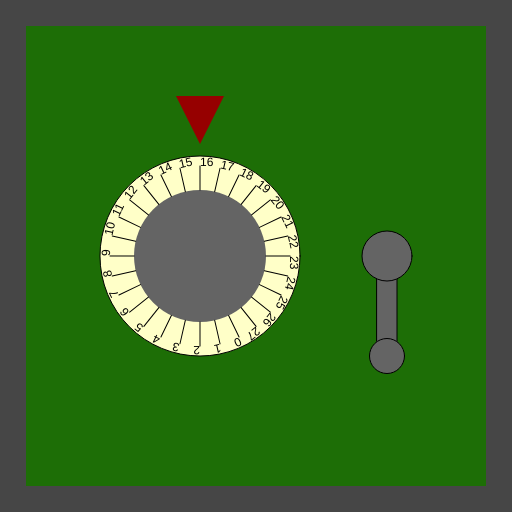
Frame 1 (no input)
Frame 60 (no input): identical to frame 1, image omitted
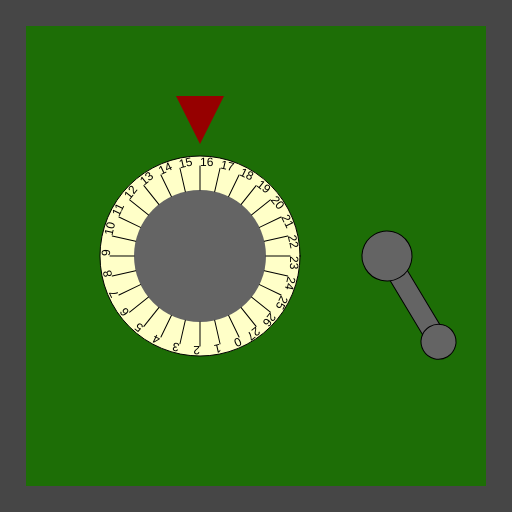
Frame 120 (the mouse pressed at the canvas centre since frame 60)

The p5.js sketch that drew these frames (run headless with seeded random() and noise() and a simulated clock; from frame 60 on, the mouse is pressed at the canvas centre):

// p5.js sketch
// ── sketch.js
/*

Officer: 7129607
CaseNum: 303-0-96972321-7129607

Case 303 - The Case of the Crooked Attorney
Stage 1 - Torvalds' Office

District Attorney Torvalds is well respected in Console City as an upstanding citizen and
enforcer of the law. Of course he’s as crooked as they come. I’ve had enough of having our
hard work at Sleuth and Co undermined by his bribes and back-payments. Let’s take take this
sucker down. I happen to know that Torvalds keeps his incriminating documents spread amongst
several safes in town. I’ll need you to bend the rules a little by breaking into them and
retrieving the incriminating evidence.

The first safe is in Torvald’s office. Crack it by doing the following:

	When any key is released:
	- Make secureSafeValueA equal to 20

	Whilst the mouse is being dragged:
	- Make secureSafeValueA equal to 19

	Whilst the mouse is moving:
	- Make secureSafeValueA equal to 16

	When any key is pressed:
	- Make secureSafeValueA equal to 11

	When any key is released:
	- Make secureSafeValueB equal to 6

	Whilst the mouse is being dragged:
	- Make secureSafeValueB equal to 76

	When the mouse button is pressed:
	- Make secureSafeValueB equal to 31

	When any key is pressed:
	- Make secureSafeValueB equal to 18



There are many possible ways of investigating this case, but you
should use ONLY the following commands:

	- The assignment operator aka. the equals sign !

*/

//declare the variables

var secureSafeValueA;
var secureSafeValueB;


function preload()
{
	//IMAGES WILL BE LOADED HERE

}

function setup()
{
	createCanvas(512,512);

	//initialise the variables
	secureSafeValueA = 0;
	secureSafeValueB = 0;

}

///////////////////EVENT HANDLERS///////////////////

//Add your code to these events to open the safe ...

function mouseMoved()
{
	console.log("mouseMoved", mouseX, mouseY);
	// Whilst the mouse is moving:
	// - Make secureSafeValueA equal to 16
	secureSafeValueA = 16;
}

function mouseDragged()
{
	console.log("mouseDragged", mouseX, mouseY);
	
	// Whilst the mouse is being dragged:
	// - Make secureSafeValueA equal to 19
	secureSafeValueA = 19;

	// Whilst the mouse is being dragged:
	// - Make secureSafeValueB equal to 76
	secureSafeValueB = 76;
}

function mousePressed()
{
	console.log("mousePressed");
	// When the mouse button is pressed:
	// - Make secureSafeValueB equal to 31
	secureSafeValueB = 31;
}

function mouseReleased()
{
	console.log("mouseReleased");
}

function keyPressed()
{
	console.log("keyPressed", key);
	// When any key is pressed:
	// - Make secureSafeValueA equal to 11
	secureSafeValueA = 11;

	// When any key is pressed:
	// - Make secureSafeValueB equal to 18
	secureSafeValueB = 18;
}

function keyReleased()
{
	console.log("keyReleased", key);
	// When any key is released:
	// - Make secureSafeValueA equal to 20
	secureSafeValueA = 20;

	// When any key is released:
	// - Make secureSafeValueB equal to 6
	secureSafeValueB = 6;
}

///////////////DO NOT CHANGE CODE BELOW THIS POINT///////////////////

function draw()
{


	//Draw the safe door
	background(70);
	noStroke();
	fill(29,110,6);
	rect(26,26,width-52,width-52);

	//Draw the combination dial
	push();
	translate(200,height/2);
	drawDial(200, secureSafeValueA, 28);
	pop();

	//Draw the lever
	push();
	translate(width - 125,256);
	drawLever(secureSafeValueB);
	pop();

}

function drawDial(diameter,num,maxNum)
{
	//the combination lock

	var r = diameter * 0.5;
	var p = r * 0.6;

	stroke(0);
	fill(255,255,200);
	ellipse(0,0,diameter,diameter);
	fill(100);
	noStroke();
	ellipse(0,0,diameter*0.66,diameter*0.66);
	fill(150,0,0);
	triangle(
		-p * 0.4,-r-p,
		p * 0.4,-r-p,
		0,-r-p/5
	);

	noStroke();

	push();
	var inc = 360/maxNum;

	rotate(radians(-num * inc));
	for(var i = 0; i < maxNum; i++)
	{
		push();
		rotate(radians(i * inc));
		stroke(0);
		line(0,-r*0.66,0,-(r-10));
		noStroke();
		fill(0);
		text(i,0,-(r-10));
		pop();
	}

	pop();
}

function drawLever(rot)
{
	push();
	rotate(radians(-rot))
	stroke(0);
	fill(100);
	rect(-10,0,20,100);
	ellipse(0,0,50,50);
	ellipse(0,100,35,35);
	pop();
}
